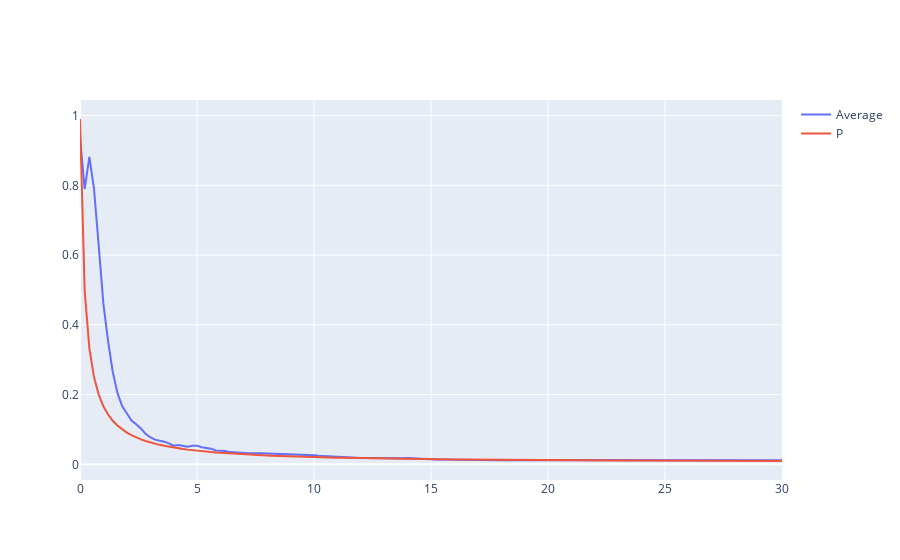

Notebook code cell kept with this figure:
### Code cell
pavea = [pave[i, 0, 0] for i in range(kf_steps)]
pa = [Ps[i][0,0] for i in range(kf_steps)]
figpavea = go.Figure()
figpavea.add_trace(go.Scatter(x=t_kf, y=pavea, name="Average"))
figpavea.add_trace(go.Scatter(x=t_kf, y=pa, name="P"))
figpavea.show()

### Figure 1 — Plotly figure (JSON) as saved in the notebook; plotly's stock layout.template omitted (floating-point values rounded to 4 significant figures; data arrays with more than 128 entries replaced by an {"elided": "..."} marker saying what was removed)
{"data": [{"name": "Average", "type": "scatter", "x": {"elided": "151 float values"}, "y": {"elided": "151 float values"}}, {"name": "P", "type": "scatter", "x": {"elided": "151 float values"}, "y": {"elided": "151 float values"}}], "layout": {}}
